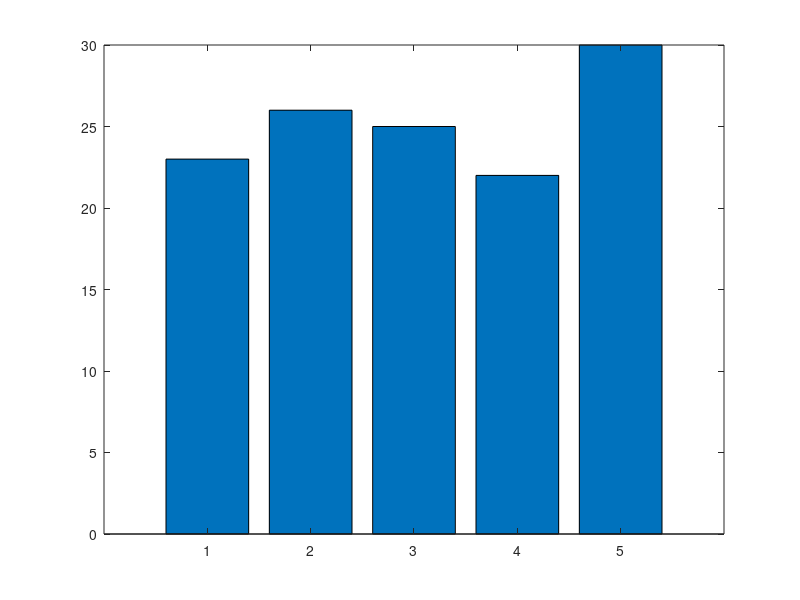

The MATLAB script that drew this image:
count = 0;
longest=0;
head = 0;
n=input('times\n');
a=zeros(1,50);
b=zeros(1,n);
%limit = input('probability:\n')
limit = 0.5;
for i=1:n
    for j=1:50
        a(j)=rand();
       if a(j)>=1-limit
        head = head +1;
       end
    end
    b(i)=head;
    head=0
end 
b
h=bar(b);